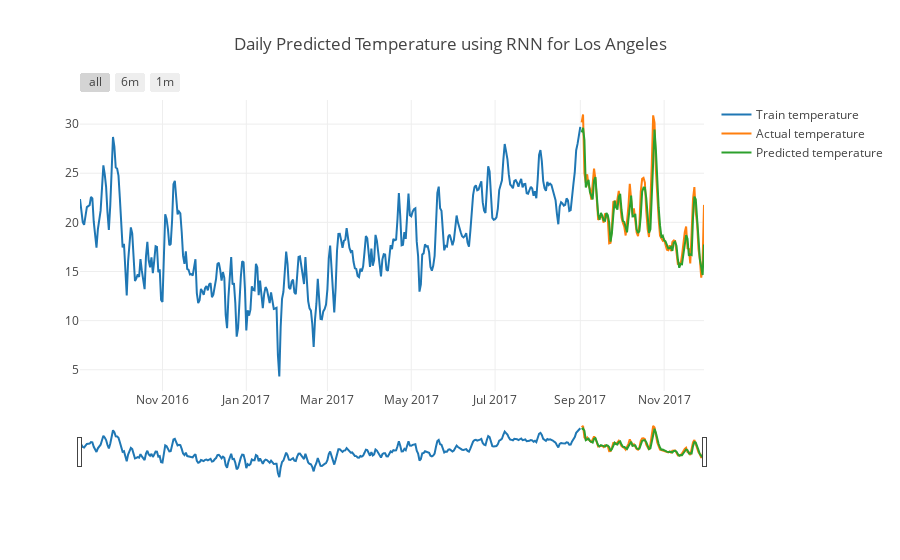

Notebook code cell kept with this figure:
### Code cell
# Plotting the training data for past year, Actual/test data and predicted temperature - Decision Tree
fig = charter_helper_prediction("Daily Predicted Temperature using RNN for " + city, 
                     X_train,Y_train,X_test,Y_test,future_forecast)

iplot(fig)
#py.image.save_as(fig, f'{IMAGE_DIR}/Daily_RNN_predict.png')
